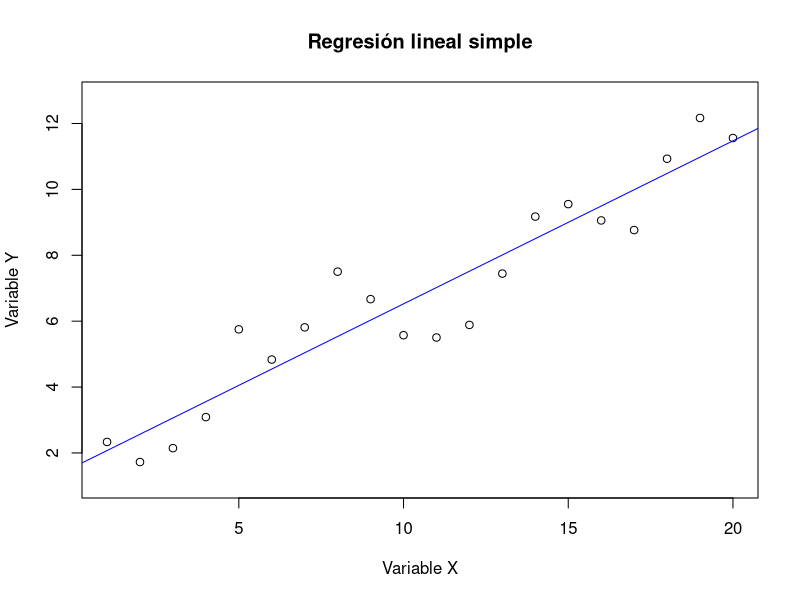

Recreate this plot in R. (Note: this script raises an error after producing the figure.)
# =============================================
# 1. APALANCAMIENTOS EN REGRESIÓN SIMPLE
# =============================================

# ---------------------------------------------
# 1.1. Generación de datos y modelo base
# ---------------------------------------------

# Fijamos semilla para reproducibilidad
set.seed(123456)

# Generamos 20 observaciones
n <- 20
x <- 1:n  # Valores de 1 a 20

# Modelo verdadero: Y = 1 + 0.5x + ε, con ε ~ N(0,1)
y <- 1 + 0.5 * x + rnorm(n)

# Ajustamos el modelo lineal
mod <- lm(y ~ x)

# Visualización básica
plot(y ~ x, xlab = "Variable X", ylab = "Variable Y",
     main = "Regresión lineal simple", asp = 1)
abline(mod, col = "blue")

# Resumen del modelo
summary(mod)

# ---------------------------------------------
# 1.2. Análisis de apalancamientos
# ---------------------------------------------

# TEORÍA:
# El apalancamiento h_ii mide cuánto influye cada observación en su propia predicción
# Fórmula: h_ii = 1/n + (x_i - x̄)^2 / (n*S_x^2)
# Valores altos indican mayor capacidad de influencia
# Criterio: h_ii > 4/n es preocupante

# Calculamos los apalancamientos
leverages <- hatvalues(mod)
print(round(leverages, 3))

# Umbral de preocupación
umbral <- 4/n
print(paste("Umbral de apalancamiento:", round(umbral, 3)))

# Identificamos observaciones con alto apalancamiento
which(leverages > umbral)
# ninguna observacion supera el umbral por tanto
# no hay ningun punto con una influencia potencial
#excesiva

# ---------------------------------------------
# 1.3. Añadir punto influyente y comparar
# ---------------------------------------------

# Añadimos un punto extremo (x=30, y desplazado)
x_ampliado <- c(x, 30)
y_ampliado <- c(y, 1 + 0.5*30 - 8)  # Desplazamos 8 unidades hacia abajo
round(hat(model.matrix(mod_b2)),3)

# Ajustamos nuevo modelo
mod_b2 <- lm(y_ampliado ~ x_ampliado)

# Calculamos apalancamientos del nuevo modelo
leverages_b2 <- hatvalues(mod_b2)
print(round(leverages_b2, 3))

# Nuevo umbral (ahora n=21)
umbral_b2 <- 4/length(x_ampliado)
print(paste("Nuevo umbral:", round(umbral_b2, 3)))

# Observación problemática
which(leverages_b2 > umbral_b2)  # La observación 21
# vemos que el nuevo punto si tiene mucha influencia

# =============================================
# 2. DIAGNOSIS DE RESIDUOS
# =============================================

# ---------------------------------------------
# 2.1. Residuos estandarizados
# ---------------------------------------------

# TEORÍA:
# Residuos estandarizados: r_i = e_i / (σ̂√(1-h_ii))
# Corrigen la heterocedasticidad inducida por los apalancamientos
# Criterio: |r_i| > 2 sugiere observación atípica
residuals(mod_b2)
rstandard(mod_b2)
which(abs(rstandard(mod_b2)) > 2) #vemos que se declara la observacion añadida como atipica

# ---------------------------------------------
# 2.2. Residuos estudentizados
# ---------------------------------------------

# TEORÍA:
# Residuos estudentizados: t_i = e_i / (σ̂_(i)√(1-h_ii))
# Donde σ̂_(i) se calcula excluyendo la i-ésima observación
# Son más sensibles para detectar valores atípicos
rstudent(mod_b2)
which(abs(rstudent(mod_b2))>2) #mismo resultado

# ---------------------------------------------
# 2.3. Test de normalidad
# ---------------------------------------------

# TEORÍA:
# El test de Shapiro-Wilk contrasta la normalidad de los residuos
# p-valor < 0.05 sugiere no normalidad

shapiro.test(rstandard(mod_b2))

# Interpretación:
# p-value = 0.01425 < 0.05 ⇒ Rechazamos normalidad
# Esto puede deberse a la presencia de valores atípicos

# ---------------------------------------------
# 2.4. Distancia de Cook
# ---------------------------------------------

# TEORÍA:
# Distancia de Cook mide el cambio en las predicciones al eliminar cada punto
# Fórmula: D_i = (1/p) * r_i^2 * (h_ii/(1-h_ii))
# Criterio: D_i > 0.5 o D_i > 1 indica influencia preocupante
cooks.distance(mod_b2)
# Identificamos puntos influyentes
which(cooks.distance(mod_b2) > 0.5)  # Solo la observación 21

# =============================================
# 3. GRÁFICOS DE DIAGNOSIS
# =============================================

# TEORÍA:
# R produce 4 gráficos de diagnóstico automáticos:
# 1. Residuos vs Ajustados: Para detectar no linealidad, heterocedasticidad
# 2. QQ-plot: Para evaluar normalidad de residuos
# 3. Scale-Location: Para detectar heterocedasticidad
# 4. Residuos vs Apalancamiento: Para identificar puntos influyentes
par(mfrow = c(2, 2))
plot(mod_b2)